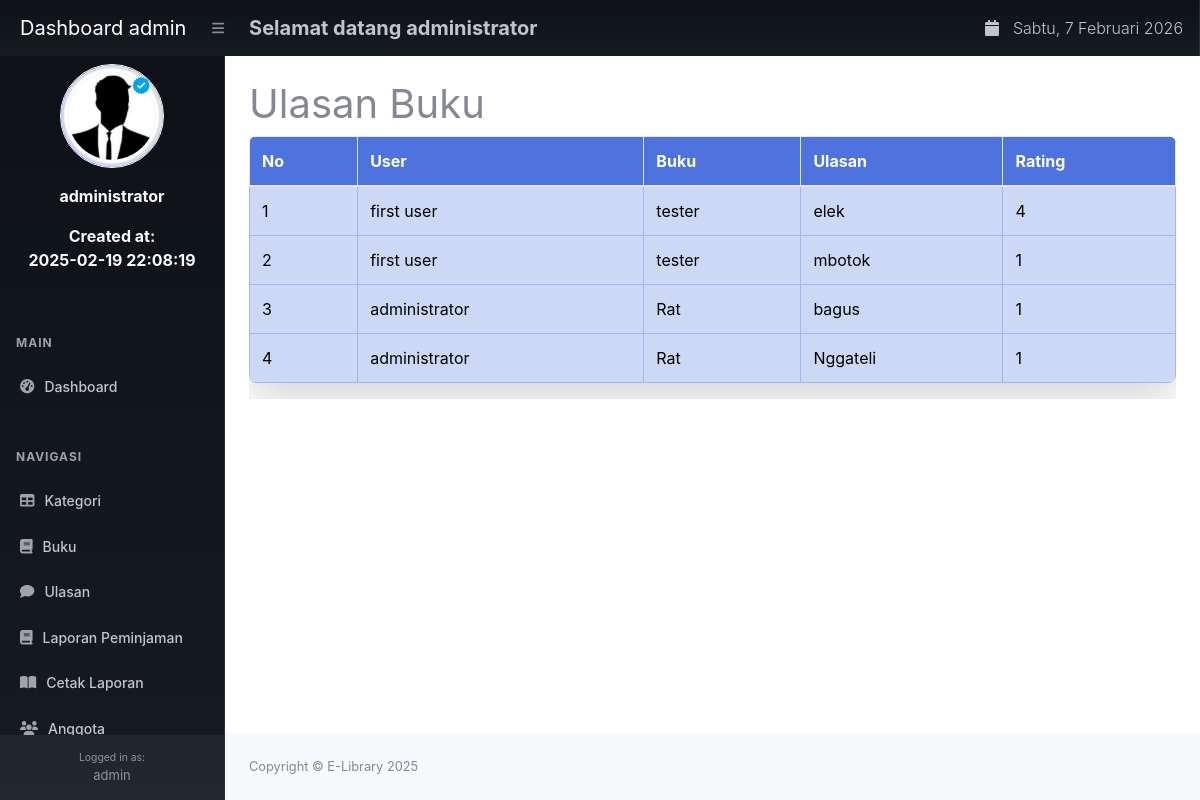
Page /index.php?page=ulasan (signed in) on the committed database.
### tables this page shows
CREATE TABLE `ulasan` (
  `id_ulasan` int NOT NULL,
  `id_user` int DEFAULT NULL,
  `id_buku` int DEFAULT NULL,
  `ulasan` text,
  `rating` int DEFAULT NULL
);

CREATE TABLE `user` (
  `id_user` int NOT NULL,
  `nama` varchar(255) DEFAULT NULL,
  `username` varchar(255) DEFAULT NULL,
  `password` varchar(255) DEFAULT NULL,
  `email` varchar(255) DEFAULT NULL,
  `alamat` text,
  `no_telepon` varchar(255) DEFAULT NULL,
  `level` enum('admin','petugas','peminjam') DEFAULT NULL,
  `created_at` varchar(255) NOT NULL,
  `status` enum('aktif','banned') NOT NULL
);

CREATE TABLE `buku` (
  `id_buku` int NOT NULL,
  `id_kategori` int DEFAULT NULL,
  `judul` varchar(255) DEFAULT NULL,
  `penulis` varchar(255) DEFAULT NULL,
  `penerbit` varchar(255) DEFAULT NULL,
  `tahun_terbit` varchar(255) DEFAULT NULL,
  `deskripsi` text,
  `stok` int NOT NULL,
  `gambar` varchar(255) NOT NULL
);

### ulasan.php (the view, shortened to what this page needs)
<h1 class="mt-4">Ulasan Buku</h1>
<div class="row">
	<div class="col-md-12">
	<div class="table-responsive">
		<table class="table table-bordered border-2 shadow-lg table-hover rounded-3 overflow-hidden" id="dataTable" width="100%">
                <thead class="bg-primary text-white">
			<tr>
				<th>No</th>
				<th>User</th>
				<th>Buku</th>
				<th>Ulasan</th>
				<th>Rating</th>
			</tr>
		</thead>
			<?php
			$s = 1;
			$query = mysqli_query($conn, "SELECT * FROM ulasan LEFT JOIN user ON user.id_user = ulasan.id_user LEFT JOIN buku ON buku.id_buku = ulasan.id_buku ORDER BY ulasan.id_ulasan DESC");
			while ($data = mysqli_fetch_array($query)) {
			?>
			<tr class="table-primary border-2">
				<td><?php echo $s++; ?></td>
				<td><?php echo $data['nama']; ?></td>
				<td><?php echo $data['judul']; ?></td>
				<td><?php echo $data['ulasan']; ?></td>
				<td><?php echo $data['rating']; ?></td>
			</tr>
		<?php } ?>
		</table>
	</div>
	</div>
</div>

### rows in the picture
ulasan: id_user.nama "first user", id_buku.judul "tester", ulasan "elek", rating "4"
ulasan: id_user.nama "first user", id_buku.judul "tester", ulasan "mbotok", rating "1"
ulasan: id_user.nama "administrator", id_buku.judul "Rat", ulasan "bagus", rating "1"
ulasan: id_user.nama "administrator", id_buku.judul "Rat", ulasan "Nggateli", rating "1"

### other values in the picture
$_SESSION['user']['level'] "admin"
$_SESSION['user']['nama'] "administrator"
$_SESSION['user']['created_at'] "2025-02-19 22:08:19"
